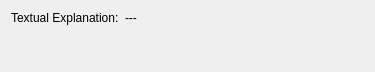
<?xml version="1.0" encoding="UTF-8"?>
<ui version="4.0">
 <class>HelloGui</class>
 <widget class="QWidget" name="HelloGui">
  <property name="geometry">
   <rect>
    <x>0</x>
    <y>0</y>
    <width>375</width>
    <height>72</height>
   </rect>
  </property>
  <property name="windowTitle">
   <string>Form</string>
  </property>
  <layout class="QVBoxLayout" name="verticalLayout">
   <item>
    <layout class="QFormLayout" name="formLayout">
     <item row="0" column="0">
      <widget class="QLabel" name="chatter_lbl">
       <property name="text">
        <string>Textual Explanation:</string>
       </property>
      </widget>
     </item>
     <item row="0" column="1">
      <widget class="QLabel" name="chatter">
       <property name="text">
        <string>---</string>
       </property>
      </widget>
     </item>
    </layout>
   </item>
  </layout>
 </widget>
 <resources/>
 <connections/>
</ui>
